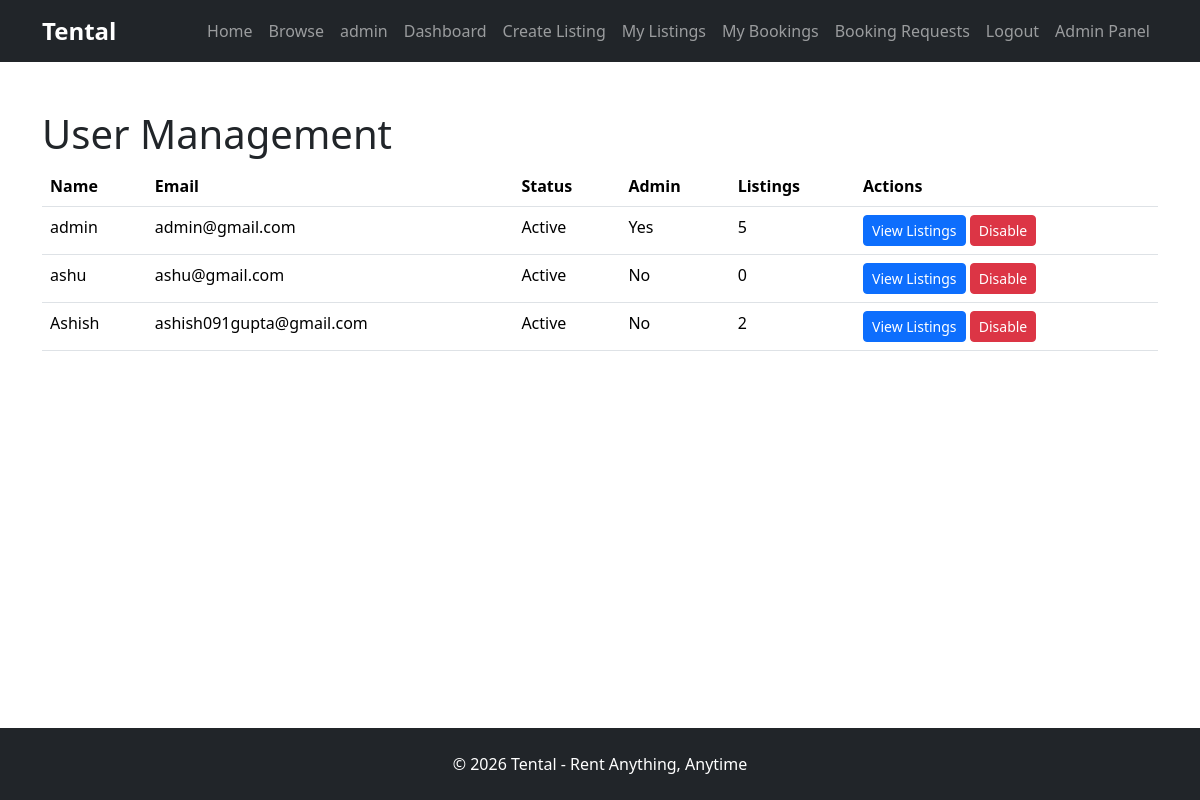
The app's page /admin/users (signed in) with its own data.
### models/user.py (models this page shows)
class User(UserMixin, db.Model):
    id = db.Column(db.Integer, primary_key=True)
    name = db.Column(
        db.String(100),
        nullable=False
    )
    email = db.Column(
        db.String(120),
        unique=True,
        nullable=False
    )
    password = db.Column(
        db.String(255),
        nullable=False
    )
    rentals = db.relationship(
        "RentalItem",
        backref="owner",
        lazy=True
    )
    is_admin = db.Column(
        db.Boolean,
        default=False
    )
    is_active_user = db.Column(
        db.Boolean,
        default=True
    )
    bookings = db.relationship(
        "Booking",
        backref="user",
        lazy=True
    )

### routes/main.py (the view)
@main.route("/admin/users")
@login_required
def admin_users():
    if not current_user.is_admin:
        return "Access Denied"
    users = User.query.all()
    return render_template(
        "admin_users.html",
        users=users
    )

### models/user.py (called while the page is built)
@login_manager.user_loader
def load_user(user_id):
    return User.query.get(int(user_id))

### templates/admin_users.html (shortened to what this page needs)
{% extends "base.html" %} {% block content %}
<div class="container mt-5">
  <h1>User Management</h1>
  <table class="table">
    <thead>
      <tr>
        <th>Name</th>
        <th>Email</th>
        <th>Status</th>
        <th>Admin</th>
        <th>Listings</th>
        <th>Actions</th>
      </tr>
    </thead>
    <tbody>
      {% for user in users %}
      <tr>
        <td>{{ user.name }}</td>
        <td>{{ user.email }}</td>
        <td>
          {% if user.is_active_user %} Active {% else %} Disabled {% endif %}
        </td>
        <td>{% if user.is_admin %} Yes {% else %} No {% endif %}</td>
        <td>{{ user.rentals|length }}</td>
        <td>
          <a
            href="{{ url_for('main.user_listings', id=user.id) }}"
            class="btn btn-primary btn-sm"
          >
            View Listings
          </a>
          {% if user.is_active_user %}
          <a
            href="{{ url_for('main.disable_user', id=user.id) }}"
            class="btn btn-danger btn-sm"
          >
            Disable
          </a>
          {% endif %}
        </td>
      </tr>
      {% endfor %}
    </tbody>
  </table>
</div>
{% endblock %}

### templates/base.html (shortened to what this page needs)
<!doctype html>
<html lang="en">
  <head>
    <link
      href="https://cdn.jsdelivr.net/npm/bootstrap@5.3.7/dist/css/bootstrap.min.css"
      rel="stylesheet"
    />
    <link
      rel="stylesheet"
      href="{{ url_for('static', filename='css/style.css') }}"
    />
  </head>
  <body>
    <nav class="navbar navbar-expand-lg navbar-dark bg-dark">
      <div class="container">
        <a class="navbar-brand" href="#">Tental</a>
        <div class="navbar-nav ms-auto">
          <a class="nav-link" href="{{ url_for('main.home') }}">Home</a>
          <a class="nav-link" href="{{ url_for('main.browse') }}">Browse</a>
          {% if current_user.is_authenticated %}
          <span class="nav-link"> {{ current_user.name }} </span>
          <a class="nav-link" href="{{ url_for('main.owner_dashboard') }}">
            Dashboard
          </a>
          <a class="nav-link" href="{{ url_for('main.create_listing') }}">
            Create Listing
          </a>
          <a class="nav-link" href="{{ url_for('main.my_listings') }}">
            My Listings
          </a>
          <a class="nav-link" href="{{ url_for('main.my_bookings') }}">
            My Bookings
          </a>
          <a class="nav-link" href="{{ url_for('main.booking_requests') }}">
            Booking Requests
          </a>
          <a class="nav-link" href="{{ url_for('auth.logout') }}"> Logout </a>
          {% if current_user.is_authenticated and current_user.is_admin %}
          <a class="nav-link" href="{{ url_for('main.admin_dashboard') }}">
            Admin Panel
          </a>
          {% endif %} {% else %}
          <a class="nav-link" href="{{ url_for('auth.login') }}"> Login </a>
          <a class="nav-link" href="{{ url_for('auth.register') }}">
            Register
          </a>
          {% endif %}
        </div>
      </div>
    </nav>
    <main class="flex-grow-1">{% block content %} {% endblock %}</main>
    <footer id="footer-section" class="bg-dark text-white text-center py-4">
      <p class="mb-0">© 2026 Tental - Rent Anything, Anytime</p>
    </footer>
  </body>
</html>

### static/css/style.css (style rules this page uses)
:root { --primary-color: #2E8B57; --secondary-color: #1E293B; }
html, body { height: 100%; }
body { display: flex; flex-direction: column; }
#footer-section { margin-top: auto; }
.navbar-brand { font-size: 1.5rem; font-weight: 700; }

### records on screen
User: name "admin", email "admin@gmail.com", is_active_user "Active", is_admin "Yes", rentals|length "5"
User: name "ashu", email "ashu@gmail.com", is_active_user "Active", is_admin "No", rentals|length "0"
User: name "Ashish", email "ashish091gupta@gmail.com", is_active_user "Active", is_admin "No", rentals|length "2"
